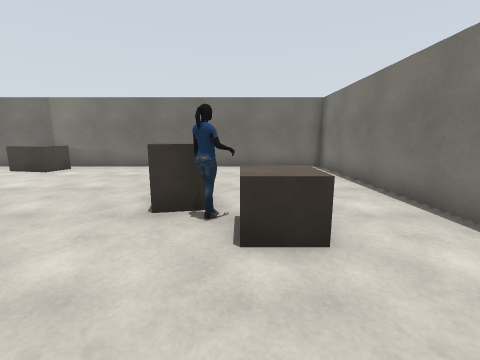
View 1 (above)

21 first-person views from a walk through a world built for the Gazebo simulator. The camera is 1.2 m above the floor, tilts 10° down and sees 90° across. The floor is counted in squares, 1 m on a side. Each view is taken from the middle of a square. On the plan, view 1 faces up. The plan holds only what a view shows up to about 11 squares ahead; the rest is blank. The place goes on beyond the plan. Simple shapes stand in for some stock models.

View 2
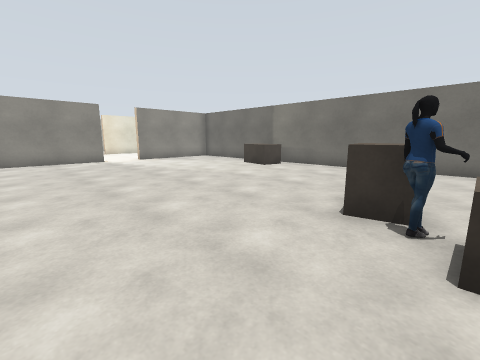

View 3
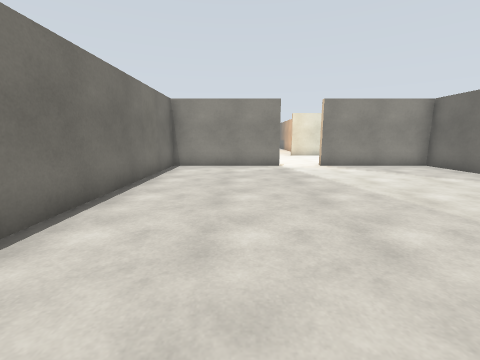

View 4
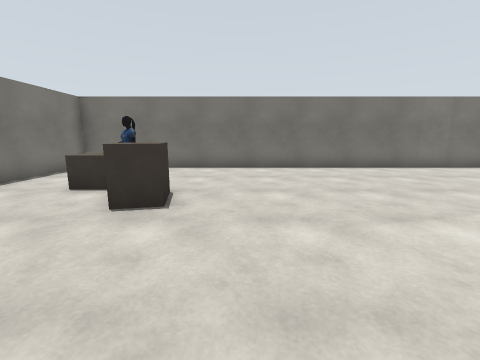

View 5
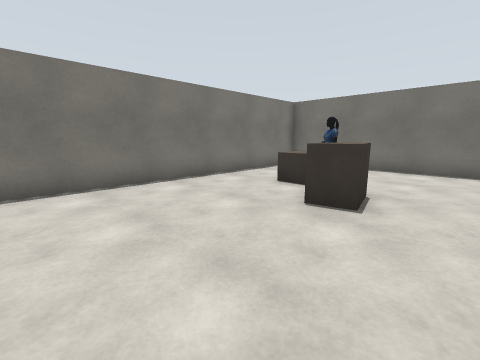

View 6
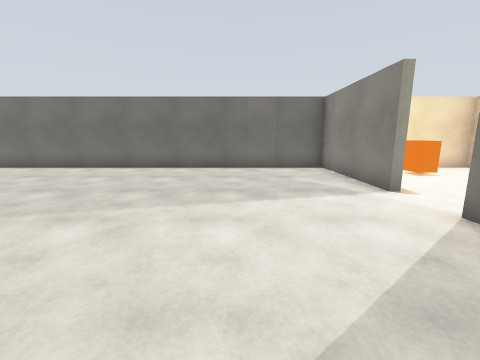

View 7
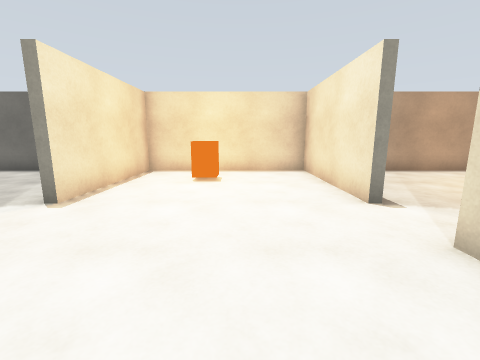

View 8
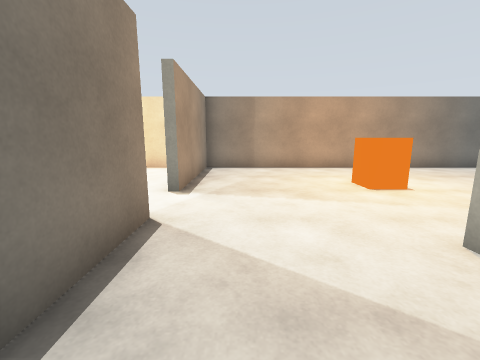

View 9
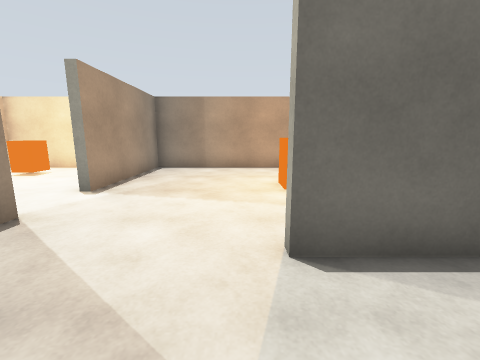

View 10
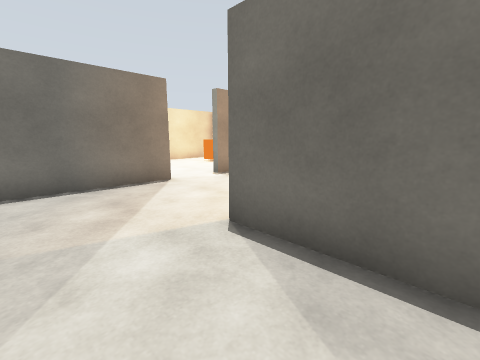

View 11
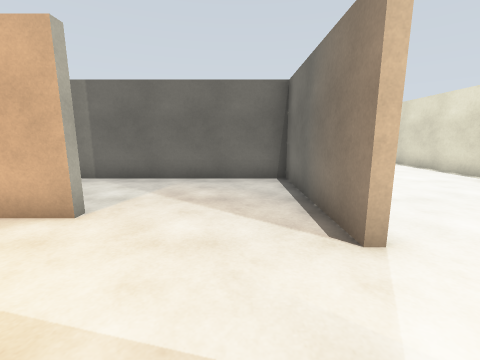

View 12
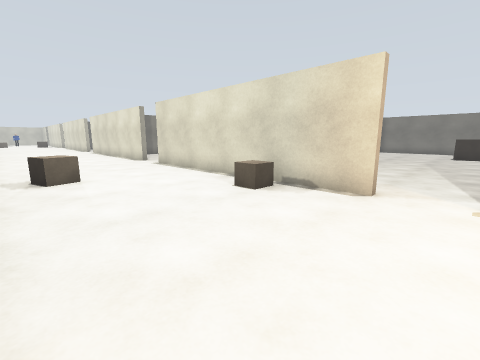

View 13
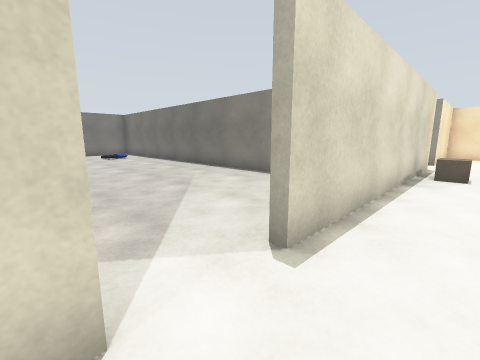

View 14
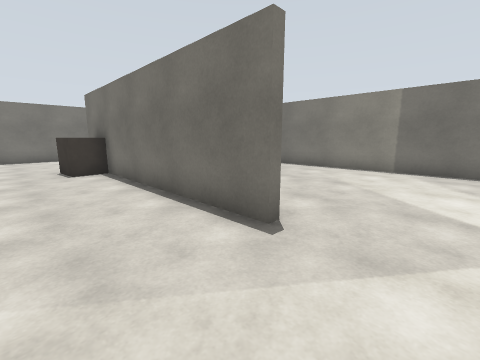

View 15
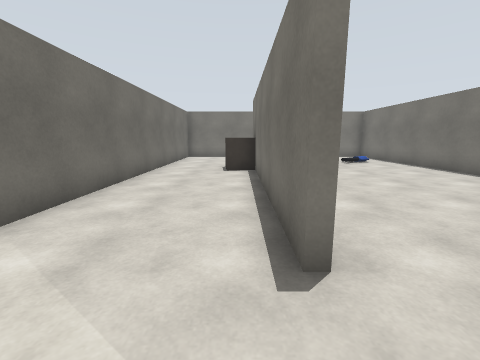

View 16
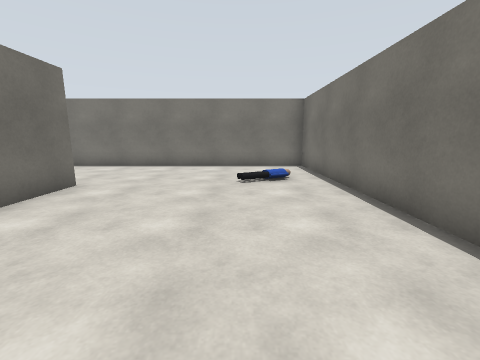

View 17
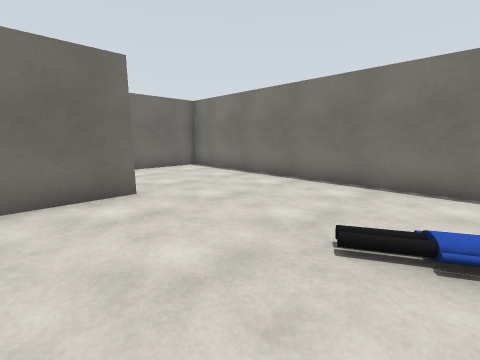

View 18
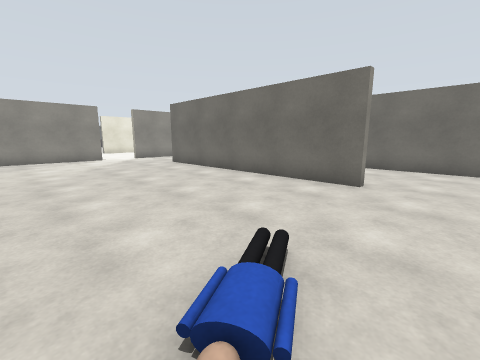

View 19
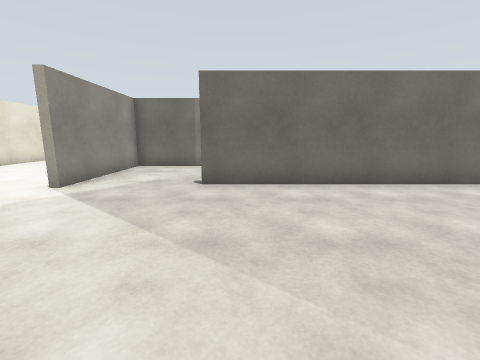

View 20
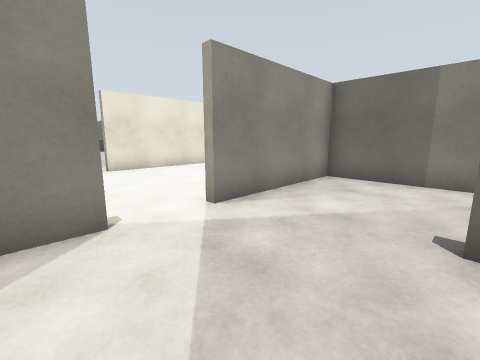

View 21
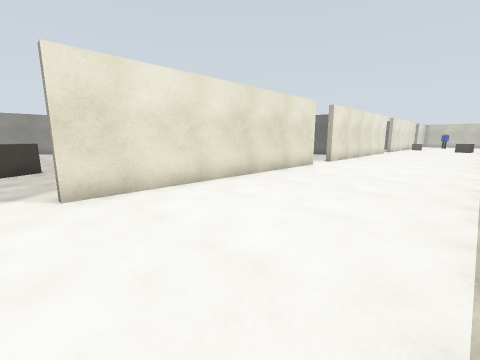

### Floor plan
Points are (right, up) in squares from view 1. A wall is a line through its corners. A room is listed if a view was taken in it or the views show most of it. See-through windows are left out.
Room 1 (views 1, 2, 3, 4, 5, 6)
walls: (-13.4, 3.8) (-13.4, -0.9) (3.4, -0.9) (3.4, 10.1) (-13.4, 10.1) (-13.4, 5.5)
ways out: opening at (-14, 4.5) to room 2
objects: brown box (-8, 9) to (-7, 9); brown box (-1, 4) to (-1, 5); brown box (0, 3) to (1, 3); person (0, 4)
Room 2 (views 7, 12, 13, 21)
walls: (-13.6, 16.6) (-13.6, 17.1); (-19.4, 26.1) (-19.4, 16.6); (-13.6, 5.4) (-13.6, 15); (-19.4, 3.8) (-19.4, -0.9) (-13.6, -0.9) (-13.6, 3.8)
ways out: opening at (-14, 4.5) to room 1; opening at (-20, 4.5) to room 3; opening at (-14, 15.5) to room 4; opening at (-20, 15.5)
objects: brown box (-18, 12); orange box (-16, 1); brown box (-15, 8) to (-14, 8)
Room 3 (views 8, 9, 10, 11)
walls: (-23.4, 6.5) (-24.6, 6.5); (-19.6, 5.4) (-19.6, 10.1) (-25.8, 10.1); (-26.1, 6.7) (-23.5, 6.7); (-26.5, -0.9) (-19.6, -0.9) (-19.6, 3.8)
ways out: opening at (-20, 4.5) to room 2
objects: orange box (-25, 3) to (-24, 3)
Room 4 (views 14, 15, 16, 17, 18, 19, 20)
walls: (-0.9, 17.2) (-10, 17.2); (-10.1, 17.4) (-1, 17.4); (-13.4, 15) (-13.4, 11); (-12.1, 10.3) (3.4, 10.3) (3.4, 21.3) (-13.4, 21.3) (-13.4, 16.6)
ways out: opening at (-14, 15.5) to room 2
objects: brown box (-3, 18) to (-2, 18); person (-1, 13)

Positions as (right, up) in squares from view 1, and headings:
1: (0, 0), facing up
2: (0, 0), facing up-left
3: (-3, 2), facing left
4: (-3, 9), facing down
5: (-3, 9), facing down-right
6: (-10, 9), facing down
7: (-17, 8), facing down
8: (-21, 9), facing down
9: (-23, 9), facing down
10: (-26, 9), facing down-right
11: (-21, 3), facing up
12: (-19, 4), facing up-right
13: (-15, 17), facing down-right
14: (-12, 20), facing down-right
15: (-12, 18), facing right
16: (-7, 13), facing right
17: (-3, 12), facing up-right
18: (1, 11), facing up-left
19: (-9, 11), facing up
20: (-10, 14), facing up-left
21: (-14, 16), facing up-left
